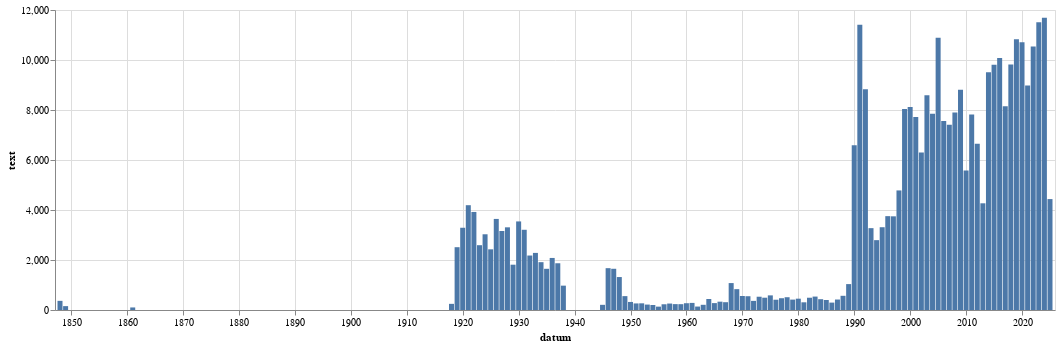

Notebook code cell kept with this figure:
### Code cell
alt.Chart(
    df.filter(~pl.col('datum').is_null()).filter(pl.col('delka') > delka_filtru).group_by_dynamic(index_column="datum", every="1y").agg(pl.col('text').len()).to_pandas(),
    width=1000
).mark_bar(
).encode(
    alt.X("datum:T"),
    alt.Y("text:Q")
)

### Figure 1 — Vega-Lite specification as saved in the notebook (floating-point values rounded to 4 significant figures)
{"config": {"view": {"continuousWidth": 300, "continuousHeight": 300}}, "data": {"name": "data-c240f841422695447572925ef37a6327"}, "mark": {"type": "bar"}, "encoding": {"x": {"field": "datum", "type": "temporal"}, "y": {"field": "text", "type": "quantitative"}}, "width": 1000, "$schema": "https://vega.github.io/schema/vega-lite/v5.8.0.json", "datasets": {"data-c240f841422695447572925ef37a6327": [{"datum": "1848-01-01T00:00:00", "text": 366}, {"datum": "1849-01-01T00:00:00", "text": 155}, {"datum": "1861-01-01T00:00:00", "text": 102}, {"datum": "1918-01-01T00:00:00", "text": 246}, {"datum": "1919-01-01T00:00:00", "text": 2512}, {"datum": "1920-01-01T00:00:00", "text": 3290}, {"datum": "1921-01-01T00:00:00", "text": 4192}, {"datum": "1922-01-01T00:00:00", "text": 3922}, {"datum": "1923-01-01T00:00:00", "text": 2592}, {"datum": "1924-01-01T00:00:00", "text": 3029}, {"datum": "1925-01-01T00:00:00", "text": 2427}, {"datum": "1926-01-01T00:00:00", "text": 3643}, {"datum": "1927-01-01T00:00:00", "text": 3161}, {"datum": "1928-01-01T00:00:00", "text": 3307}, {"datum": "1929-01-01T00:00:00", "text": 1812}, {"datum": "1930-01-01T00:00:00", "text": 3543}, {"datum": "1931-01-01T00:00:00", "text": 3209}, {"datum": "1932-01-01T00:00:00", "text": 2179}, {"datum": "1933-01-01T00:00:00", "text": 2284}, {"datum": "1934-01-01T00:00:00", "text": 1913}, {"datum": "1935-01-01T00:00:00", "text": 1648}, {"datum": "1936-01-01T00:00:00", "text": 2082}, {"datum": "1937-01-01T00:00:00", "text": 1870}, {"datum": "1938-01-01T00:00:00", "text": 974}, {"datum": "1945-01-01T00:00:00", "text": 207}, {"datum": "1946-01-01T00:00:00", "text": 1673}, {"datum": "1947-01-01T00:00:00", "text": 1649}, {"datum": "1948-01-01T00:00:00", "text": 1318}, {"datum": "1949-01-01T00:00:00", "text": 555}, {"datum": "1950-01-01T00:00:00", "text": 322}, {"datum": "1951-01-01T00:00:00", "text": 263}, {"datum": "1952-01-01T00:00:00", "text": 267}, {"datum": "1953-01-01T00:00:00", "text": 217}, {"datum": "1954-01-01T00:00:00", "text": 199}, {"datum": "1955-01-01T00:00:00", "text": 135}, {"datum": "1956-01-01T00:00:00", "text": 229}, {"datum": "1957-01-01T00:00:00", "text": 258}, {"datum": "1958-01-01T00:00:00", "text": 235}, {"datum": "1959-01-01T00:00:00", "text": 233}, {"datum": "1960-01-01T00:00:00", "text": 271}, {"datum": "1961-01-01T00:00:00", "text": 284}, {"datum": "1962-01-01T00:00:00", "text": 138}, {"datum": "1963-01-01T00:00:00", "text": 208}, {"datum": "1964-01-01T00:00:00", "text": 439}, {"datum": "1965-01-01T00:00:00", "text": 276}, {"datum": "1966-01-01T00:00:00", "text": 333}, {"datum": "1967-01-01T00:00:00", "text": 312}, {"datum": "1968-01-01T00:00:00", "text": 1077}, {"datum": "1969-01-01T00:00:00", "text": 834}, {"datum": "1970-01-01T00:00:00", "text": 559}, {"datum": "1971-01-01T00:00:00", "text": 551}, {"datum": "1972-01-01T00:00:00", "text": 365}, {"datum": "1973-01-01T00:00:00", "text": 531}, {"datum": "1974-01-01T00:00:00", "text": 492}, {"datum": "1975-01-01T00:00:00", "text": 585}, {"datum": "1976-01-01T00:00:00", "text": 411}, {"datum": "1977-01-01T00:00:00", "text": 471}, {"datum": "1978-01-01T00:00:00", "text": 511}, {"datum": "1979-01-01T00:00:00", "text": 416}, {"datum": "1980-01-01T00:00:00", "text": 453}, {"datum": "1981-01-01T00:00:00", "text": 308}, {"datum": "1982-01-01T00:00:00", "text": 491}, {"datum": "1983-01-01T00:00:00", "text": 537}, {"datum": "1984-01-01T00:00:00", "text": 432}, {"datum": "1985-01-01T00:00:00", "text": 401}, {"datum": "1986-01-01T00:00:00", "text": 296}, {"datum": "1987-01-01T00:00:00", "text": 419}, {"datum": "1988-01-01T00:00:00", "text": 568}, {"datum": "1989-01-01T00:00:00", "text": 1036}, {"datum": "1990-01-01T00:00:00", "text": 6594}, {"datum": "1991-01-01T00:00:00", "text": 11413}, {"datum": "1992-01-01T00:00:00", "text": 8826}, {"datum": "1993-01-01T00:00:00", "text": 3274}, {"datum": "1994-01-01T00:00:00", "text": 2794}, {"datum": "1995-01-01T00:00:00", "text": 3311}, {"datum": "1996-01-01T00:00:00", "text": 3754}, {"datum": "1997-01-01T00:00:00", "text": 3747}, {"datum": "1998-01-01T00:00:00", "text": 4783}, {"datum": "1999-01-01T00:00:00", "text": 8037}, {"datum": "2000-01-01T00:00:00", "text": 8117}, {"datum": "2001-01-01T00:00:00", "text": 7721}, {"datum": "2002-01-01T00:00:00", "text": 6304}, {"datum": "2003-01-01T00:00:00", "text": 8588}, {"datum": "2004-01-01T00:00:00", "text": 7850}, {"datum": "2005-01-01T00:00:00", "text": 10889}, {"datum": "2006-01-01T00:00:00", "text": 7560}, {"datum": "2007-01-01T00:00:00", "text": 7413}, {"datum": "2008-01-01T00:00:00", "text": 7901}, {"datum": "2009-01-01T00:00:00", "text": 8813}, {"datum": "2010-01-01T00:00:00", "text": 5583}, {"datum": "2011-01-01T00:00:00", "text": 7823}, {"datum": "2012-01-01T00:00:00", "text": 6653}, {"datum": "2013-01-01T00:00:00", "text": 4268}, {"datum": "2014-01-01T00:00:00", "text": 9512}, {"datum": "2015-01-01T00:00:00", "text": 9812}, {"datum": "2016-01-01T00:00:00", "text": 10079}, {"datum": "2017-01-01T00:00:00", "text": 8154}, {"datum": "2018-01-01T00:00:00", "text": 9823}, {"datum": "2019-01-01T00:00:00", "text": 10831}, {"datum": "2020-01-01T00:00:00", "text": 10712}, {"datum": "2021-01-01T00:00:00", "text": 8977}, {"datum": "2022-01-01T00:00:00", "text": 10539}, {"datum": "2023-01-01T00:00:00", "text": 11508}, {"datum": "2024-01-01T00:00:00", "text": 11687}, {"datum": "2025-01-01T00:00:00", "text": 4437}]}}
